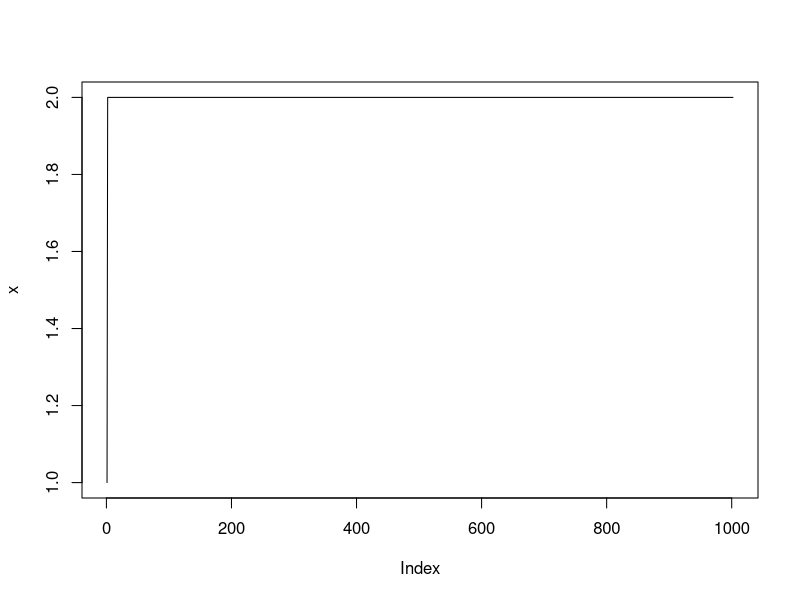

R code for this plot:

t<-seq(0,1,0.001)
r1<-runif(length(t))
#f<-lam*exp(-lam*t)
# simulate alive to dead markov chain
muAD<- 0.01
x<-NULL
y<-NULL
x[1]<-1
for (i in 1:length(t)){
r1<-runif(1)
	if (x[i]==3){
		x[i+1]<-x[i]
		} else {
		if ((x[i]==1 & runif(1)>0.15)){
		x[i+1]<-x[i]+1
		} else {
		x[i+1]<-x[i]
		}
}
}

plot(x,type="l")
